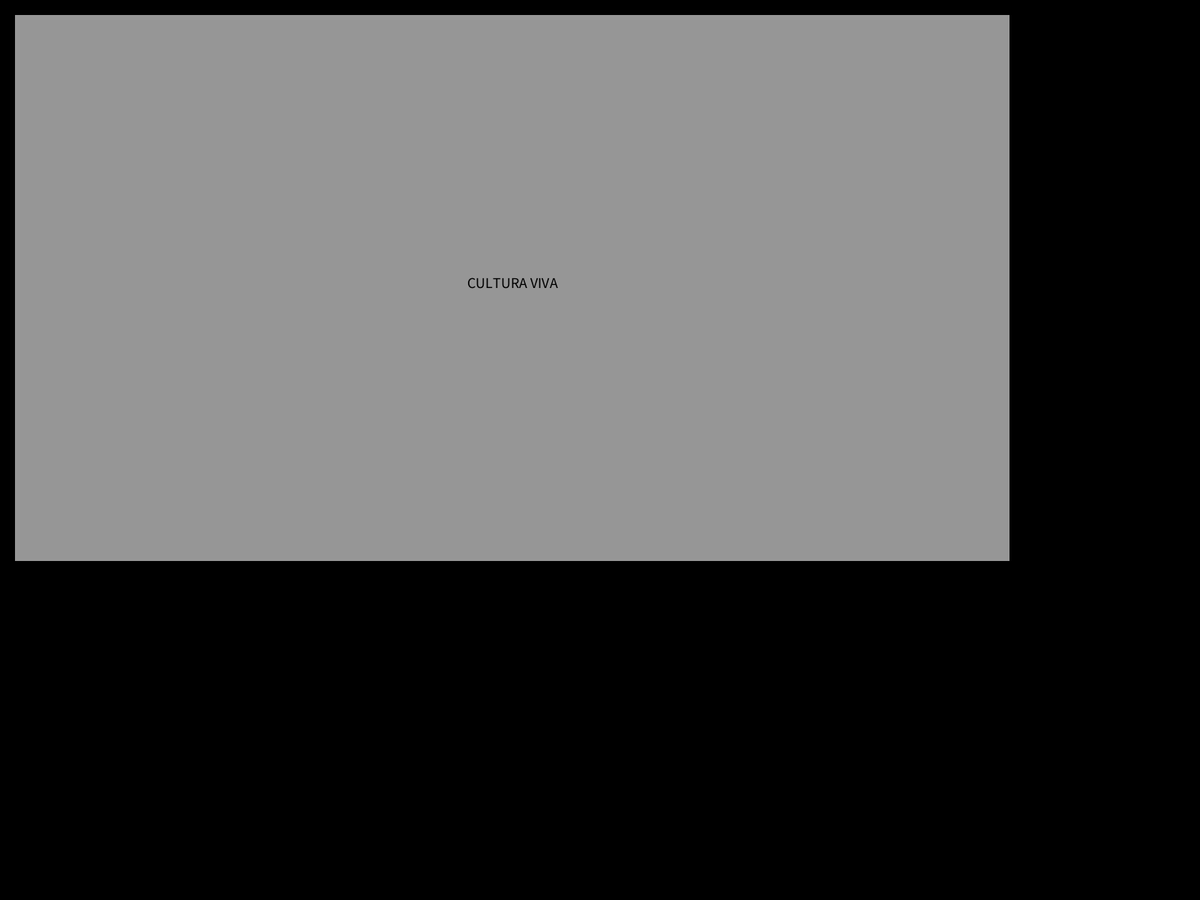
Frame 1 (no input)
Frame 60 (the mouse pressed at the canvas centre just before this capture): identical to frame 1, image omitted
Frame 120 (the mouse held since frame 60 and released just before this capture): identical to frame 1, image omitted

The Processing sketch that drew this single still picture (run headless with seeded random() and noise(); from frame 60 on, the mouse is pressed at the canvas centre):

// Processing sketch: culturaviva_v003
// ── culturaviva_v003.pde
//diseño de las pantallas de Cultura Viva

int numPantalla = 1;

void setup(){
  fullScreen(); //dimensión de la pantalla
  noStroke(); // figuras sin bordes
  textAlign(CENTER);textSize(20); //alineación y tamaño del texto
}

void draw(){
  background (0);
  if (numPantalla==1){
    dibujaPantalla01();
  }
  else if (numPantalla==2){
    dibujaPantalla02();
  }
  else if (numPantalla==3){
    dibujaPantalla03();
  }
  else if (numPantalla==4){
    dibujaPantalla04();
  }
  else if (numPantalla==5){
    dibujaPantalla05();
  }
  else if (numPantalla==6){
    dibujaPantalla06();
  }
  else if (numPantalla==7){
    dibujaPantalla07();
  }
}

//Cambio de pantalla con las tecla UP y DOWN
void keyPressed(){
  if(keyCode==UP){
    numPantalla++;
  }
  else if(keyCode==DOWN){
    numPantalla--;
  }
  numPantalla = constrain(numPantalla, 1, 7);
}

// ── Dibuja_pantallas.pde
//Funciones de dibujo de las pantallas

void dibujaPantalla01(){
  dibujaApertura();
  }

void dibujaPantalla02(){
  dibujaBanner();
  dibujaLogo();
  dibujaIdioma();
  dibujaCuenta();
  dibujaFiltros();
  dibujaAcontecimientos1();
  dibujaAcontecimientos2();
  dibujaIndicador();
  
}

void dibujaPantalla03(){
  dibujaBanner();
  dibujaLogo();
  dibujaIdioma();
  dibujaCuenta();
  dibujaFiltros();
  dibujaAcontecimientosBuscados();
  dibujaRecomendaciones();
  
}

void dibujaPantalla04(){
  dibujaBanner();
  dibujaLogo();
  dibujaIdioma();
  dibujaCuenta();
  dibujaFiltros();
  dibujaAcontecimientosBuscados();
  dibujaCompraEntradas();
  
}

void dibujaPantalla05(){
  dibujaBanner();
  dibujaLogo();
  dibujaIdioma();
  dibujaCuenta();
  dibujaFiltros();
  dibujaReventa1();
  dibujaReventa2();
  
}

void dibujaPantalla06(){
  dibujaBanner();
  dibujaLogo();
  dibujaIdioma();
  dibujaCuenta();
  dibujaFiltros();
  dibujaMapaLocalizacion();
  
}

void dibujaPantalla07(){
  dibujaBanner();
  dibujaLogo();
  dibujaIdioma();
  dibujaCuenta();
  dibujaFiltros();
  dibujaAcontecimientoIndividual();
}

// ── Dibuja_zonas.pde
// FUNCIONES DE DIBUJO DE LAS ZONAS

void dibujaBanner(){
  fill(200,50,100);
  rect (2*margenH +logoWidth, margenV, bannerWidth, bannerHeight);
  fill(0);
  text("BANNER", 2*margenH + logoWidth + bannerWidth/2,margenV+bannerHeight/2 + 10);
}

void dibujaLogo(){
  fill(50,50,50);
  rect (margenH, margenV, logoWidth, logoHeight);
  fill(0);
  text("LOGO", margenH+logoWidth/2,margenV+logoHeight/2 + 10); 
}

void dibujaIdioma(){
  fill(50,100,50);
  rect (2*margenH + logoWidth + (bannerWidth-logoWidth*2), 2*margenV, idiomaWidth, idiomaHeight);
  fill(0);
  text("IDIOMA", 2*margenH+ logoWidth + (bannerWidth-logoWidth*2) + idiomaWidth/2, 2*margenV+ idiomaHeight/2 + 10);
}

void dibujaCuenta(){
  fill(200,10,150);
  rect (2*margenH + logoWidth + (bannerWidth- margenH-cuentaWidth), 2*margenV + idiomaHeight, cuentaWidth, cuentaHeight);
  fill(0);
  text("CUENTA", 2*margenH+logoWidth + (bannerWidth - margenH - cuentaWidth) + cuentaWidth/2, 2*margenV + idiomaHeight + cuentaHeight/2 + 10);
}

void dibujaFiltros(){
  fill(100,10,200);
  rect (2*margenH +logoWidth, 2*margenV + bannerHeight, filtrosWidth, filtrosHeight);
  fill(0);
  text("FILTROS", 2*margenH + logoWidth + filtrosWidth/2, 2*margenV + bannerHeight + filtrosHeight/2 + 10);
  }

  void dibujaAcontecimientos1(){
  fill(100,50,100);
  rect (2*margenH, 2*margenV + bannerHeight + margenH + filtrosHeight, acontecimientosWidth, acontecimientosHeight);
  fill(0);
  text("acontecimientos recientes1", 2*margenH + acontecimientosWidth/2, 2*margenV + bannerHeight + margenH + filtrosHeight + acontecimientosHeight/2 + 10);
  }

void dibujaAcontecimientos2(){
  fill (50,50,100);
  rect (2*margenH + logoWidth + (bannerWidth-acontecimientosWidth), 2*margenV + bannerHeight + margenH + filtrosHeight, acontecimientosWidth, acontecimientosHeight);
  fill (0);
  text ("Acontecimientos recientes2", 2*margenH + logoWidth + (bannerWidth-acontecimientosWidth) + acontecimientosWidth/2, 2*margenV + bannerHeight + margenH + filtrosHeight + acontecimientosHeight/2 + 10);
  }
  
void dibujaIndicador(){
  fill(200,200,100);
  rect (2*margenH + acontecimientosWidth, 2*margenV + bannerHeight + filtrosHeight + acontecimientosHeight + margenV, indicadorWidth, indicadorHeight);
  fill(0);
  text("Indicador de páginas", 2*margenH + acontecimientosWidth + indicadorWidth/2, 2*margenV + bannerHeight + filtrosHeight + acontecimientosHeight + margenV + indicadorHeight/2 + 10);
}

void dibujaApertura(){
  fill(150,150,150);
  rect (margenH, margenV, principalWidth, principalHeight);
  fill(0);
  text ("CULTURA VIVA", margenH + principalWidth/2, margenV + principalHeight/2, 10);
}

void dibujaAcontecimientosBuscados(){
  fill(0,0,200);
  rect (2*margenH, 2*margenV + logoHeight + filtrosHeight + margenV, buscadosWidth, buscadosHeight);
  fill(0);
  text ("Acontecimientos relacionados con la busca", 2*margenH + buscadosWidth/2, 2*margenV + logoHeight + filtrosHeight + margenV + buscadosHeight/2,10);
}

void dibujaRecomendaciones(){
  fill(0,150,10);
  rect(2*margenH + buscadosWidth + margenH, 2*margenV + logoHeight + filtrosHeight + margenV, recomendacionesWidth, recomendacionesHeight);
  fill(0);
  text ("RECOMENDACIONES", 2*margenH + buscadosWidth + margenH + recomendacionesWidth/2, 2*margenV + logoHeight + filtrosHeight + margenV + recomendacionesHeight/2, 10);
}

void dibujaCompraEntradas(){
  fill(150,10,150);
  rect(2*margenH + buscadosWidth + margenH, 2*margenV + logoHeight + filtrosHeight + margenV, compraWidth, compraHeight);
  fill(0);
  text ("Compra de entradas", 2*margenH + buscadosWidth + margenH + compraWidth/2, 2*margenV + logoHeight +filtrosHeight + margenV + compraHeight/2, 10);
}

void dibujaReventa1(){
  fill(0,200,50);
  rect (2*margenH, 2*margenV + logoHeight + filtrosHeight + margenV, reventa1Width, reventa1Height);
  fill (0);
  text ("Reventa de entradas", 2*margenH + reventa1Width/2, 2*margenV + logoHeight + filtrosHeight + margenV + reventa1Height/2, 10);
}

void dibujaReventa2(){
  fill(0,200,50);
  rect (2*margenH, 2*margenV + logoHeight + filtrosHeight + reventa1Height + 2*margenV, reventa2Width, reventa2Height);
  fill (0);
  text ("Reventa de entradas", 2*margenH + reventa2Width/2, 2*margenV + logoHeight + filtrosHeight +  reventa1Height + 2*margenV + reventa2Height/2, 10);
}

void dibujaMapaLocalizacion(){
  fill(5,50,50);
  rect (2*margenH + logoWidth + margenH, 2*margenV + bannerHeight + filtrosHeight + margenV, mapaWidth, mapaHeight);
  fill (0);
  text ("mapa de localización",  2*margenH + logoWidth + margenH + mapaWidth/2, 2*margenV + bannerHeight + filtrosHeight + margenV + mapaHeight/2, 10);
}

void dibujaAcontecimientoIndividual(){
  fill(15,75,20);
  rect (2*margenH, 2*margenV + logoHeight + filtrosHeight + margenV, individualWidth, individualHeight);
  fill(0);
  text ("acontecimiento individual", 2*margenH + individualWidth/2, 2*margenV + logoHeight + filtrosHeight + margenV + individualHeight/2, 10);
}

// ── Layout.pde
// APP LAYOUT
// Valores de posicionamineot de bloques

//Margenes horizontal y vertical
float margenH = 20,
      margenV = 20;

//Dimensiones pantalla principal
float principalWidth = 1326,
      principalHeight = 728;

//Dimensiones banner
float bannerWidth = 1150,
      bannerHeight = 150;
      
//Dimensiones logo
float logoWidth = 150,
      logoHeight = 150;
      
//Dimensiones idioma
float idiomaWidth = 280,
      idiomaHeight = 30;
      
//Dimensiones cuenta
float cuentaWidth = 80,
      cuentaHeight = 80;
      
//Dimensiones barra de filtros
float filtrosWidth = 1150,
      filtrosHeight = 50;
      
//Dimensiones acontecimientos recientes
float acontecimientosWidth = 500,
      acontecimientosHeight = 430;
      
//Dimensiones indicador cantidad de páginas
float indicadorWidth = 300,
      indicadorHeight = 30;
   
//Dimensiones acontecimientos buscados (pantalla 3 y 4)
float buscadosWidth = 1100,
      buscadosHeight = 430;
     
//Dimensiones recomendaciones (pantalla 3)
float recomendacionesWidth = 150,
      recomendacionesHeight = 360;
      
//Dimensiones compra entradas
float compraWidth = 150,
      compraHeight = 430;
      
//Dimensiones reventa1
float reventa1Width = 1150,
      reventa1Height = 200;
      
//Dimensiones reventa2
float reventa2Width = 1150,
      reventa2Height = 200;
      
//Dimensiones mapa de localización
float mapaWidth = 986,
      mapaHeight = 488;
      
//Dimensiones acontecimiento individual
float individualWidth = 1300,
       individualHeight = 488;
      
